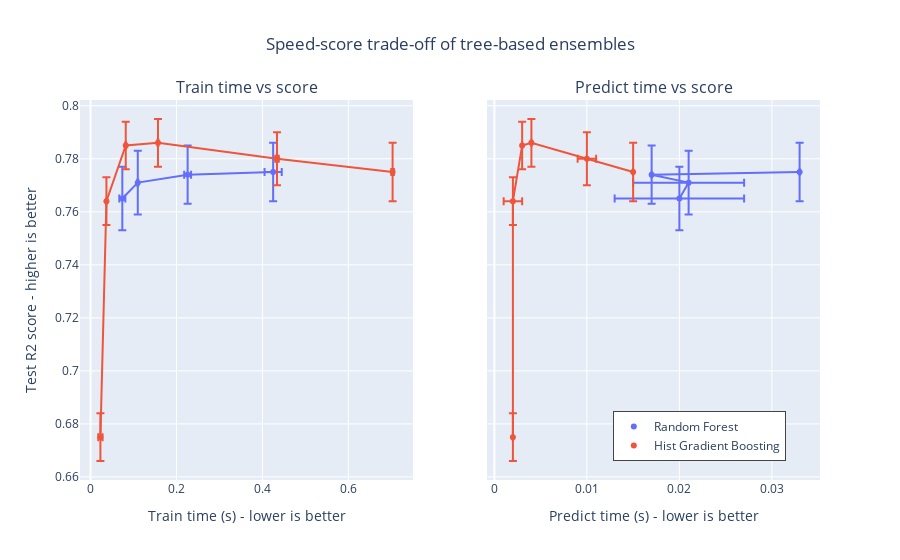

The code cell stored with this chart in its notebook:
### Code cell
import plotly.colors as colors
import plotly.express as px
from plotly.subplots import make_subplots

fig = make_subplots(
    rows=1,
    cols=2,
    shared_yaxes=True,
    subplot_titles=["Train time vs score", "Predict time vs score"],
)
model_names = [result["model"] for result in results]
colors_list = colors.qualitative.Plotly * (
    len(model_names) // len(colors.qualitative.Plotly) + 1
)

for idx, result in enumerate(results):
    cv_results = result["cv_results"].round(3)
    model_name = result["model"]
    param_name = list(param_grids[model_name].keys())[0]
    cv_results[param_name] = cv_results["param_" + param_name]
    cv_results["model"] = model_name

    scatter_fig = px.scatter(
        cv_results,
        x="mean_fit_time",
        y="mean_test_score",
        error_x="std_fit_time",
        error_y="std_test_score",
        hover_data=param_name,
        color="model",
    )
    line_fig = px.line(
        cv_results,
        x="mean_fit_time",
        y="mean_test_score",
    )

    scatter_trace = scatter_fig["data"][0]
    line_trace = line_fig["data"][0]
    scatter_trace.update(marker=dict(color=colors_list[idx]))
    line_trace.update(line=dict(color=colors_list[idx]))
    fig.add_trace(scatter_trace, row=1, col=1)
    fig.add_trace(line_trace, row=1, col=1)

    scatter_fig = px.scatter(
        cv_results,
        x="mean_score_time",
        y="mean_test_score",
        error_x="std_score_time",
        error_y="std_test_score",
        hover_data=param_name,
    )
    line_fig = px.line(
        cv_results,
        x="mean_score_time",
        y="mean_test_score",
    )

    scatter_trace = scatter_fig["data"][0]
    line_trace = line_fig["data"][0]
    scatter_trace.update(marker=dict(color=colors_list[idx]))
    line_trace.update(line=dict(color=colors_list[idx]))
    fig.add_trace(scatter_trace, row=1, col=2)
    fig.add_trace(line_trace, row=1, col=2)

fig.update_layout(
    xaxis=dict(title="Train time (s) - lower is better"),
    yaxis=dict(title="Test R2 score - higher is better"),
    xaxis2=dict(title="Predict time (s) - lower is better"),
    legend=dict(x=0.72, y=0.05, traceorder="normal", borderwidth=1),
    title=dict(x=0.5, text="Speed-score trade-off of tree-based ensembles"),
)

### Figure 1 — Plotly figure (JSON) as saved in the notebook; plotly's stock layout.template omitted (floating-point values rounded to 4 significant figures)
{"data": [{"customdata": [[10], [20], [50], [100]], "error_x": {"array": [0.007, 0.001, 0.008, 0.02]}, "error_y": {"array": [0.012, 0.012, 0.011, 0.011]}, "hovertemplate": "model=Random Forest<br>mean_fit_time=%{x}<br>mean_test_score=%{y}<br>n_estimators=%{customdata[0]}<extra></extra>", "legendgroup": "Random Forest", "marker": {"color": "#636EFA", "symbol": "circle"}, "mode": "markers", "name": "Random Forest", "orientation": "v", "showlegend": true, "type": "scatter", "x": [0.074, 0.11, 0.226, 0.425], "xaxis": "x", "y": [0.765, 0.771, 0.774, 0.775], "yaxis": "y"}, {"hovertemplate": "mean_fit_time=%{x}<br>mean_test_score=%{y}<extra></extra>", "legendgroup": "", "line": {"color": "#636EFA", "dash": "solid"}, "marker": {"symbol": "circle"}, "mode": "lines", "name": "", "orientation": "v", "showlegend": false, "type": "scatter", "x": [0.074, 0.11, 0.226, 0.425], "xaxis": "x", "y": [0.765, 0.771, 0.774, 0.775], "yaxis": "y"}, {"customdata": [[10], [20], [50], [100]], "error_x": {"array": [0.007, 0.006, 0, 0]}, "error_y": {"array": [0.012, 0.012, 0.011, 0.011]}, "hovertemplate": "mean_score_time=%{x}<br>mean_test_score=%{y}<br>n_estimators=%{customdata[0]}<extra></extra>", "legendgroup": "", "marker": {"color": "#636EFA", "symbol": "circle"}, "mode": "markers", "name": "", "orientation": "v", "showlegend": false, "type": "scatter", "x": [0.02, 0.021, 0.017, 0.033], "xaxis": "x2", "y": [0.765, 0.771, 0.774, 0.775], "yaxis": "y2"}, {"hovertemplate": "mean_score_time=%{x}<br>mean_test_score=%{y}<extra></extra>", "legendgroup": "", "line": {"color": "#636EFA", "dash": "solid"}, "marker": {"symbol": "circle"}, "mode": "lines", "name": "", "orientation": "v", "showlegend": false, "type": "scatter", "x": [0.02, 0.021, 0.017, 0.033], "xaxis": "x2", "y": [0.765, 0.771, 0.774, 0.775], "yaxis": "y2"}, {"customdata": [[10], [20], [50], [100], [300], [500]], "error_x": {"array": [0.005, 0, 0.001, 0.001, 0.004, 0.003]}, "error_y": {"array": [0.009, 0.009, 0.009, 0.009, 0.01, 0.011]}, "hovertemplate": "model=Hist Gradient Boosting<br>mean_fit_time=%{x}<br>mean_test_score=%{y}<br>max_iter=%{customdata[0]}<extra></extra>", "legendgroup": "Hist Gradient Boosting", "marker": {"color": "#EF553B", "symbol": "circle"}, "mode": "markers", "name": "Hist Gradient Boosting", "orientation": "v", "showlegend": true, "type": "scatter", "x": [0.023, 0.037, 0.082, 0.157, 0.434, 0.703], "xaxis": "x", "y": [0.675, 0.764, 0.785, 0.786, 0.78, 0.775], "yaxis": "y"}, {"hovertemplate": "mean_fit_time=%{x}<br>mean_test_score=%{y}<extra></extra>", "legendgroup": "", "line": {"color": "#EF553B", "dash": "solid"}, "marker": {"symbol": "circle"}, "mode": "lines", "name": "", "orientation": "v", "showlegend": false, "type": "scatter", "x": [0.023, 0.037, 0.082, 0.157, 0.434, 0.703], "xaxis": "x", "y": [0.675, 0.764, 0.785, 0.786, 0.78, 0.775], "yaxis": "y"}, {"customdata": [[10], [20], [50], [100], [300], [500]], "error_x": {"array": [0, 0.001, 0, 0, 0.001, 0]}, "error_y": {"array": [0.009, 0.009, 0.009, 0.009, 0.01, 0.011]}, "hovertemplate": "mean_score_time=%{x}<br>mean_test_score=%{y}<br>max_iter=%{customdata[0]}<extra></extra>", "legendgroup": "", "marker": {"color": "#EF553B", "symbol": "circle"}, "mode": "markers", "name": "", "orientation": "v", "showlegend": false, "type": "scatter", "x": [0.002, 0.002, 0.003, 0.004, 0.01, 0.015], "xaxis": "x2", "y": [0.675, 0.764, 0.785, 0.786, 0.78, 0.775], "yaxis": "y2"}, {"hovertemplate": "mean_score_time=%{x}<br>mean_test_score=%{y}<extra></extra>", "legendgroup": "", "line": {"color": "#EF553B", "dash": "solid"}, "marker": {"symbol": "circle"}, "mode": "lines", "name": "", "orientation": "v", "showlegend": false, "type": "scatter", "x": [0.002, 0.002, 0.003, 0.004, 0.01, 0.015], "xaxis": "x2", "y": [0.675, 0.764, 0.785, 0.786, 0.78, 0.775], "yaxis": "y2"}], "layout": {"annotations": [{"font": {"size": 16}, "showarrow": false, "text": "Train time vs score", "x": 0.225, "xanchor": "center", "xref": "paper", "y": 1, "yanchor": "bottom", "yref": "paper"}, {"font": {"size": 16}, "showarrow": false, "text": "Predict time vs score", "x": 0.775, "xanchor": "center", "xref": "paper", "y": 1, "yanchor": "bottom", "yref": "paper"}], "legend": {"borderwidth": 1, "traceorder": "normal", "x": 0.72, "y": 0.05}, "title": {"text": "Speed-score trade-off of tree-based ensembles", "x": 0.5}, "xaxis": {"anchor": "y", "domain": [0, 0.45], "title": {"text": "Train time (s) - lower is better"}}, "xaxis2": {"anchor": "y2", "domain": [0.55, 1], "title": {"text": "Predict time (s) - lower is better"}}, "yaxis": {"anchor": "x", "domain": [0, 1], "title": {"text": "Test R2 score - higher is better"}}, "yaxis2": {"anchor": "x2", "domain": [0, 1], "matches": "y", "showticklabels": false}}}
